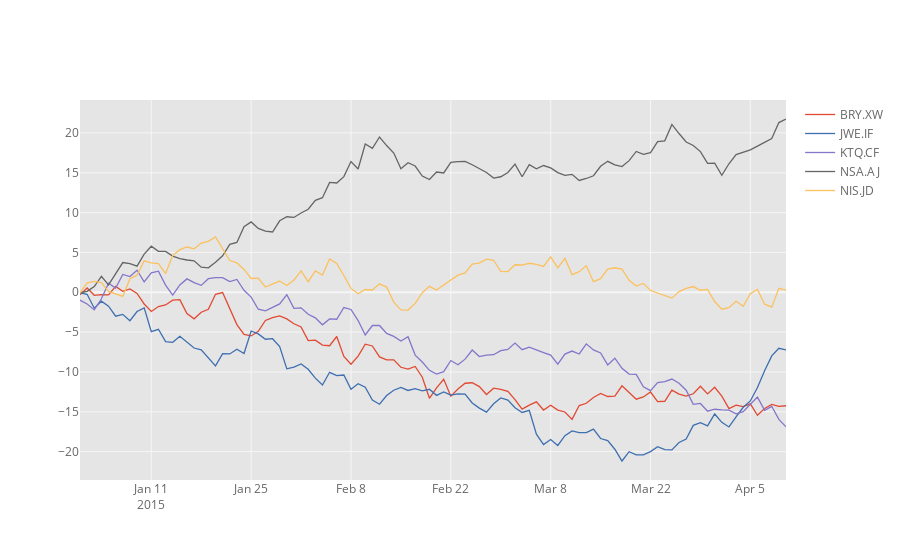

Notebook cell for this chart:
### Code cell
df = cf.datagen.lines()
df.iplot(kind='line')
